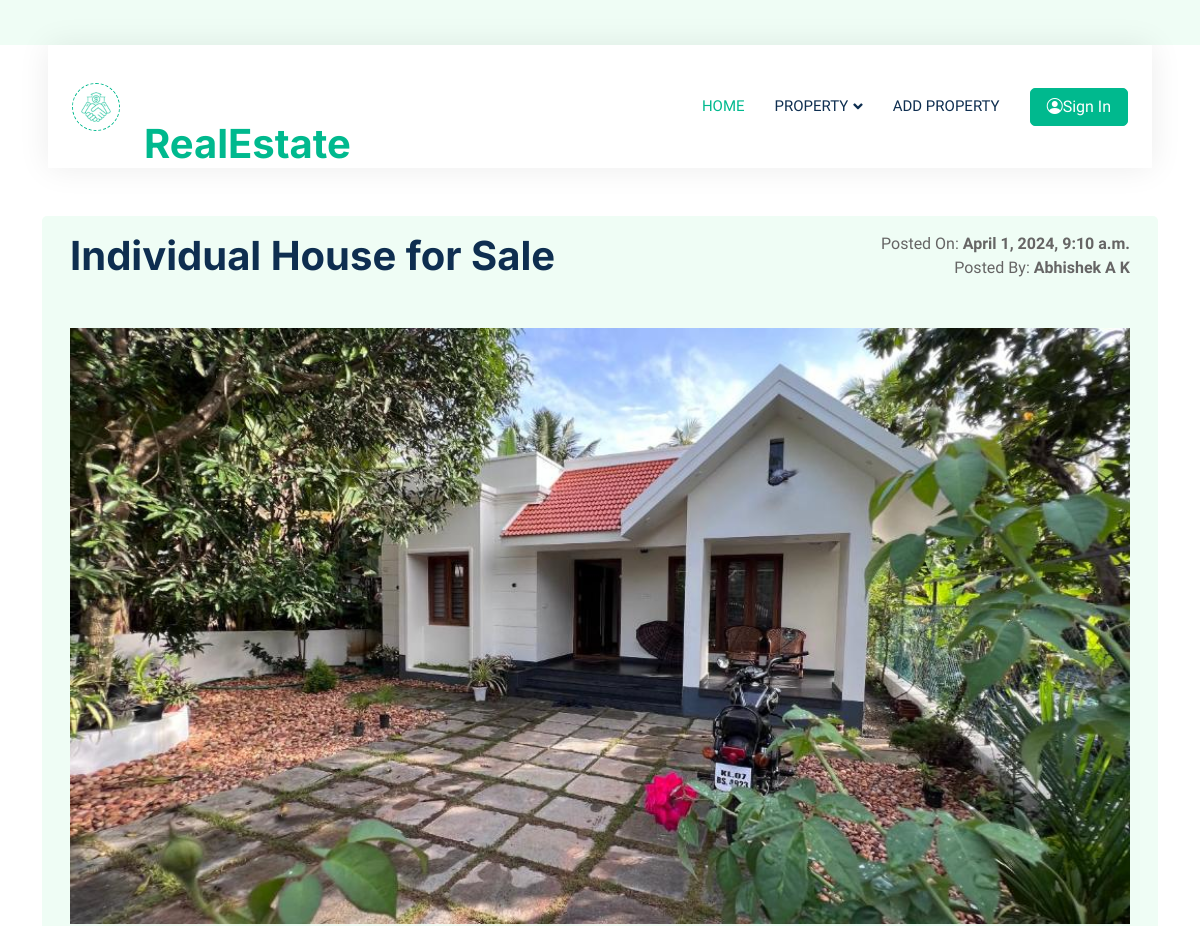
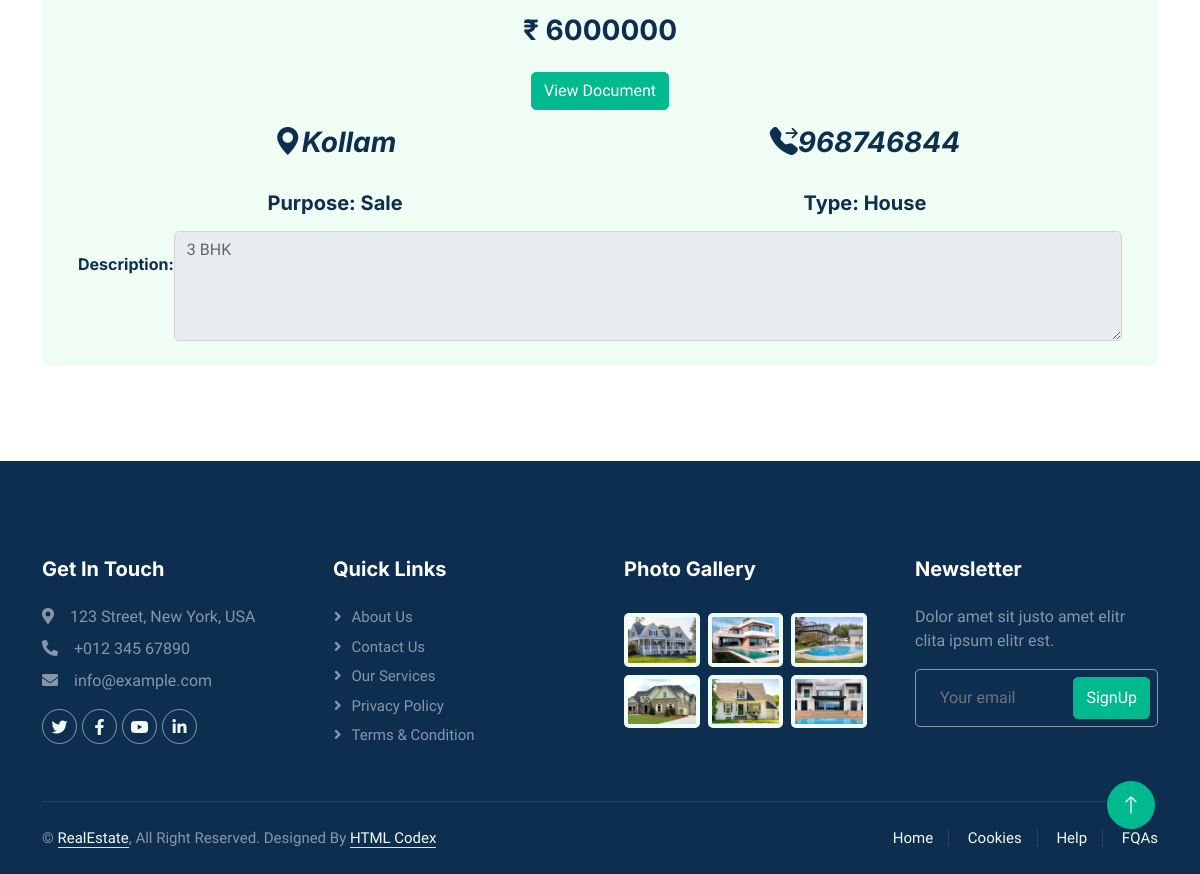
The page /view_post/11/ on the database its author committed (2 pictures, top to bottom).
### REApp/models.py (models this page shows)
class PropertyDB(models.Model):
    PropertyId = models.AutoField(primary_key=True)
    Image = models.ImageField(upload_to="PropertyImage", null=True, blank=True)
    PDF = models.FileField(upload_to="PropertyPDF", null=True, blank=True)  # Add this field
    Purpose = models.CharField(max_length=20, null=True, blank=True)
    Type = models.CharField(max_length=20, null=True, blank=True)
    Title = models.CharField(max_length=50, null=True, blank=True)
    Description = models.CharField(max_length=500, null=True, blank=True)
    Price = models.IntegerField(default=0)
    Location = models.CharField(max_length=50, null=True, blank=True)
    Phone = models.PositiveBigIntegerField(null=True, blank=True)
    UserId = models.ForeignKey(RegistrationDB, on_delete=models.CASCADE)
    posted_on = models.DateTimeField(auto_now_add=True)

class RegistrationDB(models.Model):
    UserId = models.AutoField(primary_key=True)
    Name = models.CharField(max_length=50, null=False)
    Email = models.EmailField(max_length=70, null=False,default="aa")
    Password = models.CharField(max_length=20, null=False)
    Role = models.CharField(max_length=50, null=True, blank=True)
    Account_created = models.DateTimeField(auto_now_add=True)

### REApp/views.py (the view)
# urls.py: path('view_post/<int:postId>/', views.view_post, name="view_post"),
def view_post(request, postId):
    post = PropertyDB.objects.get(PropertyId=postId)
    if 'userid' in request.session:
        profile = RegistrationDB.objects.get(UserId=request.session['userid'])
        return render(request, "viewPost.html", {'profile': profile, 'post': post})
    else:
        return render(request, "viewPost.html", {'post': post})

### REApp/templates/viewPost.html (shortened to what this page needs)
<!DOCTYPE html>
{% load static %}
<html lang="en">
<head>
    <link href="https://cdnjs.cloudflare.com/ajax/libs/font-awesome/5.10.0/css/all.min.css" rel="stylesheet">
    <link href="https://cdn.jsdelivr.net/npm/bootstrap-icons@1.4.1/font/bootstrap-icons.css" rel="stylesheet">
    <link href="{% static 'assets/lib/animate/animate.min.css' %}" rel="stylesheet">
    <link href="{% static 'assets/lib/owlcarousel/assets/owl.carousel.min.css' %}" rel="stylesheet">
    <link href="{% static 'assets/css/bootstrap.min.css' %}" rel="stylesheet">
    <link href="{% static 'assets/css/style.css' %}" rel="stylesheet">
</head>
<body>
<div class="container-xxl bg-white p-0">
    <div class="container-fluid nav-bar bg-transparent">
        <nav class="navbar navbar-expand-lg bg-white navbar-light py-0 px-4">
            <a href="index.html" class="navbar-brand d-flex align-items-center text-center">
                <div class="icon p-2 me-2">
                    <img class="img-fluid" src="{% static 'assets/img/icon-deal.png' %}" alt="Icon"
                         style="width: 30px; height: 30px;"  href="{% url 'home' %}">
                </div>
                <h1 class="m-0 text-primary"><a href="{% url 'home' %}">RealEstate</a></h1>
            </a>
            <div class="collapse navbar-collapse" id="navbarCollapse">
                <div class="navbar-nav ms-auto">
                    <a href="{% url 'home' %}" class="nav-item nav-link active">Home</a>
                    <div class="nav-item dropdown">
                        <a href="#" class="nav-link dropdown-toggle" data-bs-toggle="dropdown">Property</a>
                    </div>
                    <a href="{% url 'add_property' %}" class="nav-item nav-link">Add Property</a>
                </div>
                {% if request.session.userid %}
                <div class="nav-item dropdown">
                    <a href="#" class="nav-link dropdown-toggle" data-bs-toggle="dropdown"><i
                            class="bi bi-person-bounding-box"></i> {{profile.Name}}</a>
                    <div class="dropdown-menu rounded-0 m-0">
                        <a href="{% url 'my_post' %}" class="dropdown-item">My Post</a>
                        <a href="{% url 'user_logout' %}" class="dropdown-item">Log Out</a>
                    </div>
                </div>
                {% else %}
                <a href="{% url 'login' %}" class="btn btn-primary px-3 d-none d-lg-flex ml-1"><i
                        class="bi bi-person-circle"></i> Sign In</a>
                {% endif %}
            </div>
        </nav>
    </div>
    <div class="container-xxl py-5">
        <div class="container">
            <div class="bg-light rounded p-3">
                <div class="container">
                    <div class="row g-0 gx-5">
                        <div class="col">
                            <div class="text-start mx-auto mb-5 wow slideInLeft" data-wow-delay="0.1s">
                                <h1 class="mb-3">{{post.Title}}</h1>
                            </div>
                        </div>
                        <div class="col text-end">
                            Posted On: <b>{{post.posted_on}}</b><br>
                            Posted By: <b>{{post.UserId.Name}}</b><br>
                        </div>
                        <img src="{{post.Image.url}}" alt="" srcset="">
                    </div>
                    <div class="container text-center mt-3">
                        <div class="row">
                            <div class="col">
                                <h3>₹ {{post.Price}} </h3>
                            </div>
                            <div class="p-3">
                                <a href="{{post.PDF.url}}" class="btn btn-primary">View Document</a>
                            </div>
                            <div class="col">
                                <h3><i class="bi bi-geo-alt-fill">{{post.Location}}</i></h3>
                            </div>
                            <div class="col">
                                <h3><i class="bi bi-telephone-forward-fill">{{post.Phone}}</i></h3>
                            </div>
                        </div>
                        <div class="row mt-4">
                            <div class="col">
                                <h5>Purpose: {{post.Purpose}}</h5>
                            </div>
                            <div class="col">
                                <h5>Type: {{post.Type}}</h5>
                            </div>
                        </div>
                    </div>
                    <div class="d-flex p-2">
                        <div class="pt-4 "><h6>Description:</h6></div>
                        <textarea class="form-control" name="" id="" rows="4" readonly>{{post.Description}}</textarea>
                    </div>
                </div>
            </div>
        </div>
    </div>
    <div class="container-fluid bg-dark text-white-50 footer pt-5 mt-5 wow fadeIn" data-wow-delay="0.1s">
        <div class="container py-5">
            <div class="row g-5">
                <div class="col-lg-3 col-md-6">
                    <h5 class="text-white mb-4">Get In Touch</h5>
                    <p class="mb-2"><i class="fa fa-map-marker-alt me-3"></i>123 Street, New York, USA</p>
                    <p class="mb-2"><i class="fa fa-phone-alt me-3"></i>+012 345 67890</p>
                    <p class="mb-2"><i class="fa fa-envelope me-3"></i>info@example.com</p>
                    <div class="d-flex pt-2">
                        <a class="btn btn-outline-light btn-social" href=""><i class="fab fa-twitter"></i></a>
                        <a class="btn btn-outline-light btn-social" href=""><i class="fab fa-facebook-f"></i></a>
                        <a class="btn btn-outline-light btn-social" href=""><i class="fab fa-youtube"></i></a>
                        <a class="btn btn-outline-light btn-social" href=""><i class="fab fa-linkedin-in"></i></a>
                    </div>
                </div>
                <div class="col-lg-3 col-md-6">
                    <h5 class="text-white mb-4">Quick Links</h5>
                    <a class="btn btn-link text-white-50" href="">About Us</a>
                    <a class="btn btn-link text-white-50" href="">Contact Us</a>
                    <a class="btn btn-link text-white-50" href="">Our Services</a>
                    <a class="btn btn-link text-white-50" href="">Privacy Policy</a>
                    <a class="btn btn-link text-white-50" href="">Terms & Condition</a>
                </div>
                <div class="col-lg-3 col-md-6">
                    <h5 class="text-white mb-4">Photo Gallery</h5>
                    <div class="row g-2 pt-2">
                        <div class="col-4">
                            <img class="img-fluid rounded bg-light p-1" src="{% static 'assets/img/property-1.jpg' %}"
                                 alt="">
                        </div>
                        <div class="col-4">
                            <img class="img-fluid rounded bg-light p-1" src="{% static 'assets/img/property-2.jpg' %}"
                                 alt="">
                        </div>
                        <div class="col-4">
                            <img class="img-fluid rounded bg-light p-1" src="{% static 'assets/img/property-3.jpg' %}"
                                 alt="">
                        </div>
                        <div class="col-4">
                            <img class="img-fluid rounded bg-light p-1" src="{% static 'assets/img/property-4.jpg' %}"
                                 alt="">
                        </div>
                        <div class="col-4">
                            <img class="img-fluid rounded bg-light p-1" src="{% static 'assets/img/property-5.jpg' %}"
                                 alt="">
                        </div>
                        <div class="col-4">
                            <img class="img-fluid rounded bg-light p-1" src="{% static 'assets/img/property-6.jpg' %}"
                                 alt="">
                        </div>
                    </div>
                </div>
                <div class="col-lg-3 col-md-6">
                    <h5 class="text-white mb-4">Newsletter</h5>
                    <p>Dolor amet sit justo amet elitr clita ipsum elitr est.</p>
                    <div class="position-relative mx-auto" style="max-width: 400px;">
                        <input class="form-control bg-transparent w-100 py-3 ps-4 pe-5" type="text"
                               placeholder="Your email">
                        <button type="button" class="btn btn-primary py-2 position-absolute top-0 end-0 mt-2 me-2">
                            SignUp
                        </button>
                    </div>
                </div>
            </div>
        </div>
        <div class="container">
            <div class="copyright">
                <div class="row">
                    <div class="col-md-6 text-center text-md-start mb-3 mb-md-0">
                        &copy; <a class="border-bottom" href="{% url 'home' %}">RealEstate</a>, All Right Reserved.
                        Designed By <a class="border-bottom" href="https://htmlcodex.com">HTML Codex</a>
                    </div>
                    <div class="col-md-6 text-center text-md-end">
                        <div class="footer-menu">
                            <a href="">Home</a>
                            <a href="">Cookies</a>
                            <a href="">Help</a>
                            <a href="">FQAs</a>
                        </div>
                    </div>
                </div>
            </div>
        </div>
    </div>
    <a href="{% url 'home' %}}" class="btn btn-lg btn-primary btn-lg-square back-to-top"><i class="bi bi-arrow-up"></i></a>
</div>
</body>
</html>

### REApp/static/assets/css/style.css (style rules this page uses)
:root { --primary: #00B98E; --secondary: #FF6922; --light: #EFFDF5; --dark: #0E2E50; }
.back-to-top { position: fixed; display: none; right: 45px; bottom: 45px; z-index: 99; }
.btn { transition: .5s; }
.btn.btn-primary, .btn.btn-secondary { color: #FFFFFF; }
.btn-lg-square { width: 48px; height: 48px; }
.btn-square, .btn-sm-square, .btn-lg-square { padding: 0; display: flex; align-items: center; justify-content: center; font-weight: normal; border-radius: 50px; }
.nav-bar { position: relative; margin-top: 45px; padding: 0 3rem; transition: .5s; z-index: 9999; }
.navbar { box-shadow: 0 0 30px rgba(0, 0, 0, .08); }
.navbar .dropdown-toggle::after { border: none; content: "\f107"; font-family: "Font Awesome 5 Free"; font-weight: 900; vertical-align: middle; margin-left: 5px; transition: .5s; }
.navbar-light .navbar-nav .nav-link { margin-right: 30px; padding: 25px 0; color: #FFFFFF; font-size: 15px; text-transform: uppercase; outline: none; }
.navbar-light .navbar-nav .nav-link:hover, .navbar-light .navbar-nav .nav-link.active { color: var(--primary); }
.navbar-light .navbar-brand { height: 75px; }
.navbar-light .navbar-nav .nav-link { color: var(--dark); font-weight: 500; }
.icon { padding: 15px; display: inline-flex; align-items: center; justify-content: center; background: #FFFFFF !important; border-radius: 50px; border: 1px dashed var(--primary) !important; }
.footer .btn.btn-social { margin-right: 5px; width: 35px; height: 35px; display: flex; align-items: center; justify-content: center; color: var(--light); border: 1px solid rgba(255,255,255,0.5); border-radius: 35px; transition: .3s; }
.footer .btn.btn-link { display: block; margin-bottom: 5px; padding: 0; text-align: left; font-size: 15px; font-weight: normal; text-transform: capitalize; transition: .3s; }
.footer .btn.btn-link::before { position: relative; content: "\f105"; font-family: "Font Awesome 5 Free"; font-weight: 900; margin-right: 10px; }
.footer .form-control { border-color: rgba(255,255,255,0.5); }
.footer .copyright { padding: 25px 0; font-size: 15px; border-top: 1px solid rgba(256, 256, 256, .1); }
.footer .copyright a { color: var(--light); }
.footer .footer-menu a { margin-right: 15px; padding-right: 15px; border-right: 1px solid rgba(255, 255, 255, .1); }
.footer .footer-menu a:last-child { margin-right: 0; padding-right: 0; border-right: none; }

### rows shown on the page
PropertyDB: Title "Individual House for Sale", posted_on "April 1, 2024, 9:10 a.m.", UserId.Name "Abhishek A K", Image (picture), Price "6000000", Location "Kollam", Phone "968746844", Purpose "Sale", Type "House", Description "3 BHK"
